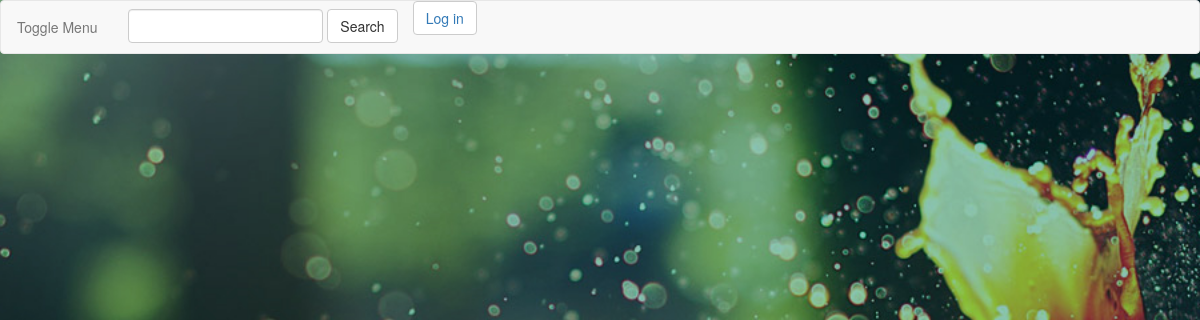
Page /types_of_dishes/ on the earlier database version.
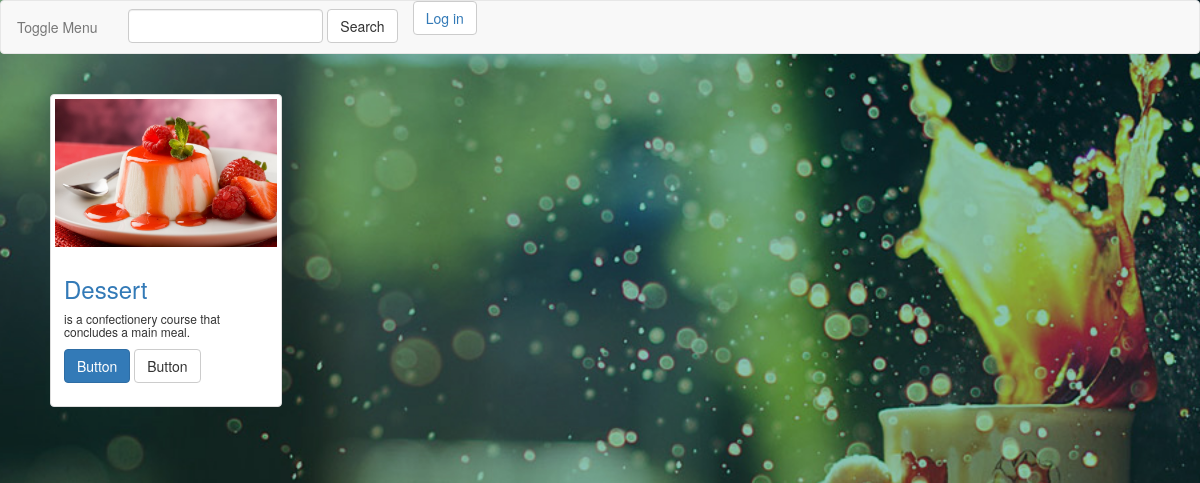
Same page on the later database version.
### base/models.py (models this page shows, shortened)
class TypesOfDishes(models.Model):
    name = models.CharField(max_length=64, blank=True, null=True, default=None) #type
    main_img = models.ImageField(upload_to='base/type_dish_img/', blank=True, null=True)
    description = models.CharField(max_length=256, help_text='max_length=256', blank=True)
    is_active = models.BooleanField(default=True)
    class Meta:
        verbose_name = "Type"
        verbose_name_plural = "Types"

### base/views.py (the view)
# urls.py: url(r'^types_of_dishes/$', views.TypesOfDishesView.as_view(), name='types'),
class TypesOfDishesView(View):
    template_name = 'base/types_of_dishes.html'
    context_object_name = 'types'
    def get(self, request, **kwargs):
        types = TypesOfDishes.objects.all()
        return render(request, self.template_name, locals())

### templates/base/types_of_dishes.html (shortened to what this page needs)
{% extends 'base.html' %}
{% load static %}
{% block content %}
<div id="page-content-wrapper">
    <div class="container-fluid">
        <div class="row">
            {% for object in types %}
                <label for="ctr{{forloop.counter}}">
                    {% include 'base/types_of_dishes_object.html' %}
                </label><br>
            {% endfor %}
        </div>
    </div>
</div>
{% endblock %}

### templates/base.html (shortened to what this page needs)
<!DOCTYPE html>
{% load static %}
<html lang="en">
    <head>
        <link rel="stylesheet" href="https://maxcdn.bootstrapcdn.com/bootstrap/3.3.7/css/bootstrap.min.css">
        <link href="{% static 'css/style.css'%}" rel="stylesheet">
        <link href="{% static 'css/simple-sidebar.css' %}" rel="stylesheet">
    </head>
    <body>
            <div class="content">
                    {% include 'navbar.html' %}
                <div class="container">
                    <div class="row">
                        {% block content %}
                        {% endblock %}
                    </div>
                </div>
            </div>
        </div>
    </body>
</html>

### templates/navbar.html (shortened to what this page needs)
<nav class="navbar navbar-default">
    <div class="navbar-header">
        <ul class="nav navbar-nav">
            <li>
                <a href="#menu-toggle" class="btn btn-secondary" id="menu-toggle">Toggle Menu</a>
            </li>
            <li>
                <form class="navbar-form navbar-left" role="search" method="get" action="#">
                    <div class="form-group">
                        <input type="text" class="form-control" name="x" value="">
                    </div>
                    <button type="submit" class="btn btn-default">Search</button>
                </form>
            </li>
            <li>
                {% if request.session.username %}
                    <button type="submit" class="btn btn-default"><a href="{% url 'access:logout' %}">Log out</a></button>{{ request.session.username }}
                {% else %}
                    <button type="submit" class="btn btn-default"><a href="{% url 'access:login' %}">Log in</a></button>
                {% endif %}
            </li>
        </ul>
    </div>
</nav>
<div id="wrapper">

### templates/base/types_of_dishes_object.html
<div class="col-sm-6 col-md-4">
    <div class="thumbnail">
        <img src="{{ object.main_img.url }}" alt="...">
        <div class="caption">
            <a href="{% url 'base:dishes' object.id %}"><h3>{{ object.name }}</h3></a>
            <h6>{{ object.description}}</h6>
            <p><a href="#" class="btn btn-primary" role="button">Button</a> <a href="#" class="btn btn-default" role="button">Button</a></p>
        </div>
    </div>
</div>

### static/dev/css/style.css (style rules this page uses)
body { background: url('../../../media/home/news/bg.jpg') no-repeat center center fixed; height: 100%; -webkit-background-size: cover; -moz-background-size: cover; -o-background-size: cover; }

### static/dev/css/simple-sidebar.css (style rules this page uses)
body { overflow-x: hidden; }
#wrapper { padding-left: 0; -webkit-transition: all 0.5s ease; -moz-transition: all 0.5s ease; -o-transition: all 0.5s ease; transition: all 0.5s ease; }
#page-content-wrapper { width: 100%; position: absolute; padding: 15px; }
@media (min-width:768px) { #wrapper { padding-left: 0; } }
@media (min-width:768px) { #page-content-wrapper { padding: 20px; position: relative; } }

Differences in the rows shown:
added TypesOfDishes: main_img (picture), name "Dessert", description "is a confectionery course that concludes a main meal."
